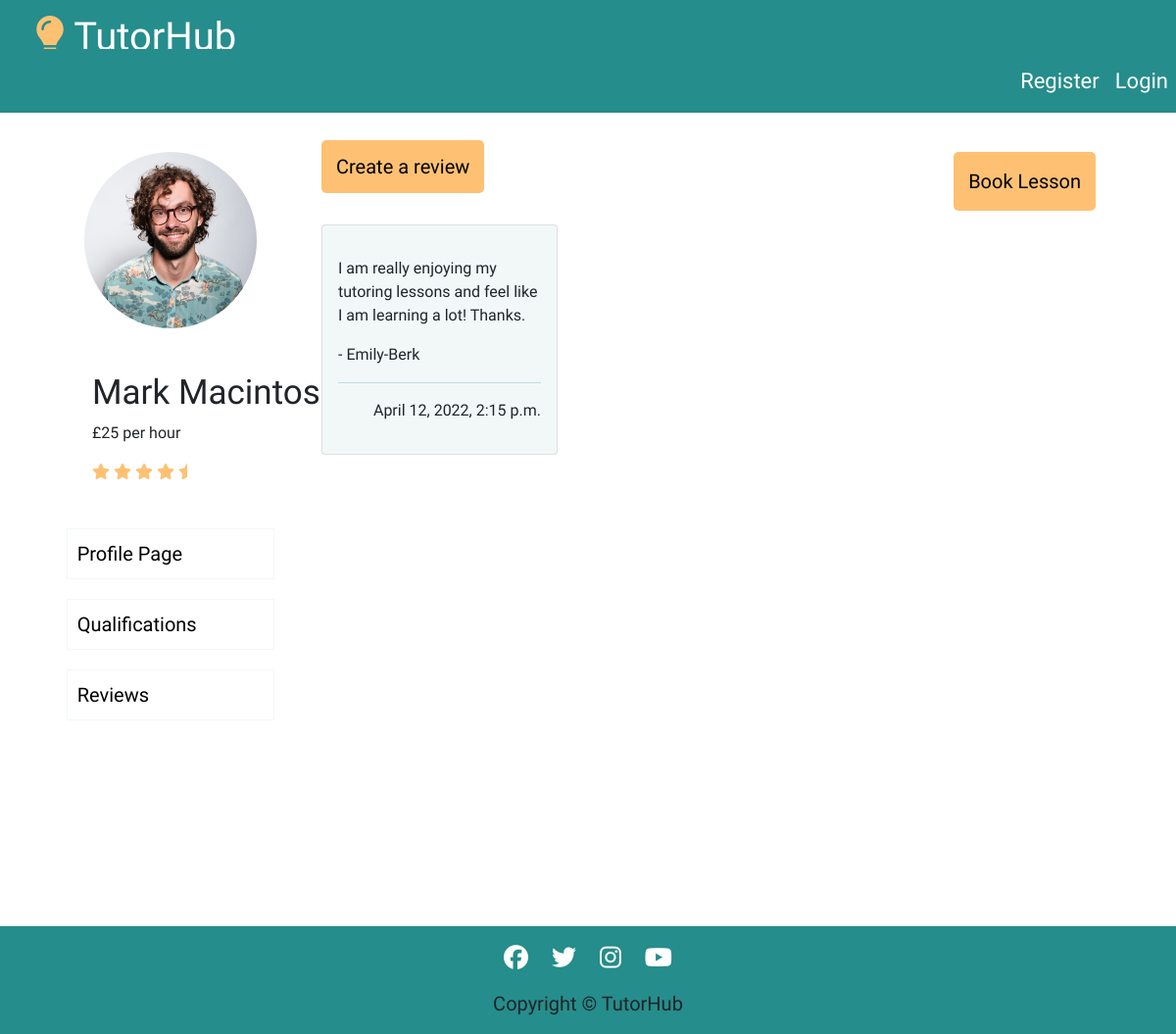
/tutors/tutor_three/reviews/, run on an earlier commit of the app's database.
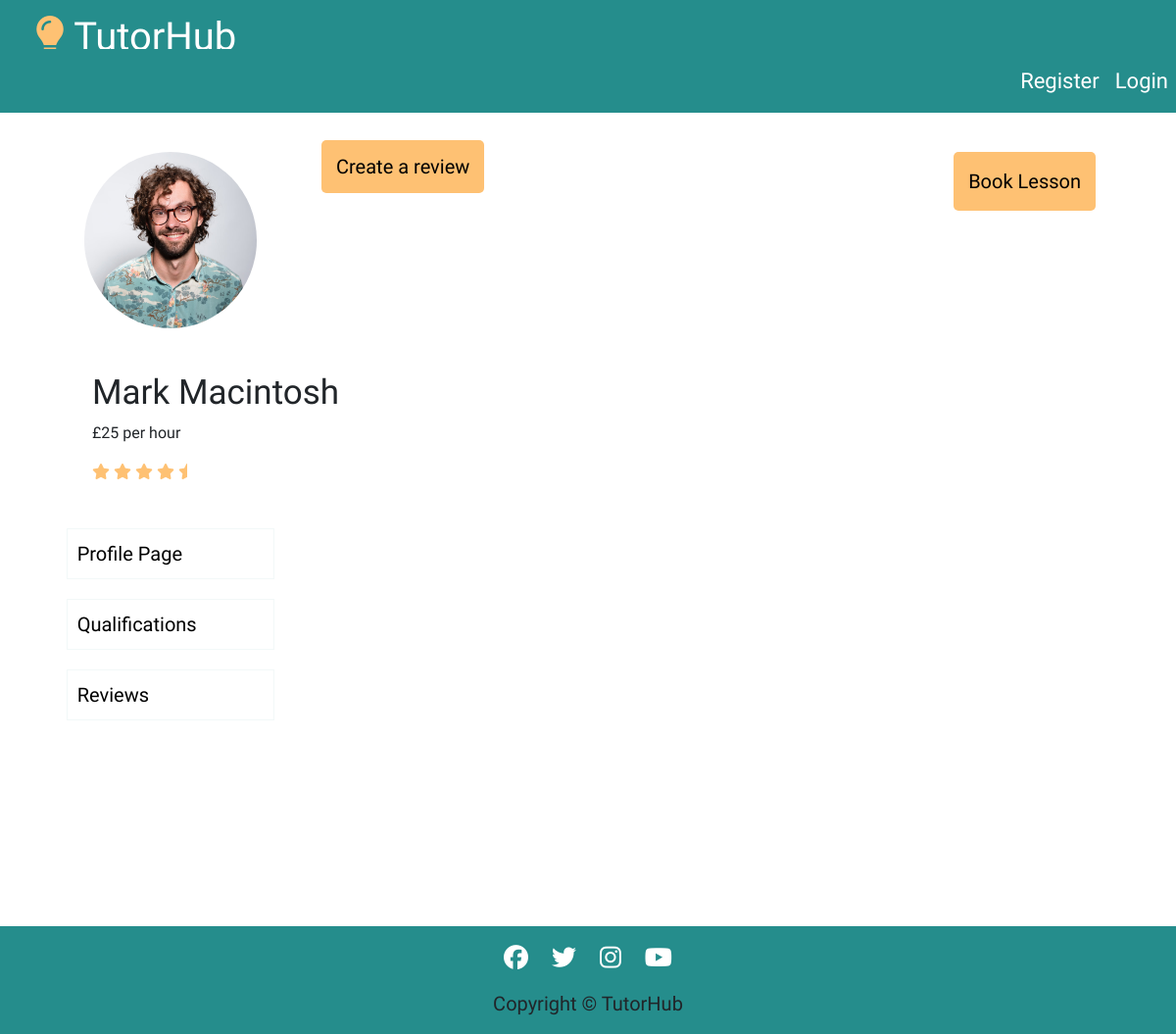
And on a later commit of the database.
### tutorprofile/models.py (models this page shows)
class Review(models.Model):
    tutor = models.CharField(max_length=50)
    student = models.ForeignKey(User, on_delete=models.CASCADE, related_name="review")
    review = models.CharField(max_length=150)
    created_on = models.DateTimeField(auto_now_add=True)
    class Meta:
        ordering = ['-created_on']

### tutorprofile/views.py (the view)
# urls.py: path('tutor_three/reviews/', views.ReviewListTutorThree.as_view(), name='tutor_three_reviews'),
class ReviewListTutorThree(generic.ListView):
    model = Review
    queryset = Review.objects.filter(Q(tutor='Mark Macintosh')).order_by('-created_on')
    template_name = 'tutorprofile/tutor_three_reviews.html'
    paginate_by = 6

### tutorprofile/templates/tutorprofile/tutor_three_reviews.html (shortened to what this page needs)
{% extends "base.html" %}
{% load static %}
{% block content %}
<div class="container-fluid center-block">
    <div class="row profile-page">
        <div class="col-md-12 col-lg-3">
            <div class="row">
                <div class="col-12 user-image">
                    <img src="../../../static/images/tutorthree.avif" alt="image of a tutor">
                </div>
            </div>
            <div class="row">
                <div class="col-12 user-info">
                    <h1>Mark Macintosh</h1>
                    <p>£25 per hour</p>
                    <i class="fa-solid fa-star"></i>
                    <i class="fa-solid fa-star"></i>
                    <i class="fa-solid fa-star"></i>
                    <i class="fa-solid fa-star"></i>
                    <i class="fa-solid fa-star-half"></i>
                </div>
            </div>
            <div class="row center-block">
                <div class="col-10 page-buttons-container" >
                    <a href="{% url 'tutor_three_profile' %}" class="page-buttons">Profile Page</a>
                    <a href="{% url 'tutor_three_qualifications' %}" class="page-buttons">Qualifications</a>
                    <a href="{% url 'tutor_three_reviews' %}" class="page-buttons">Reviews</a>
                </div>
            </div>
        </div>
        <div class="col-md-12 col-lg-6 booking-button" id="reviews-page">
            <a href="{% url 'tutor_three_create_review' %}">Create a review</a>
            <br />
            <br />
            <div class="row">
                {% for review in review_list %}
                    <div class="col-md-12 col-lg-6 card_space">
                        <div class="card">
                            <div class="card-body color-card">
                                <p class="review_comment">{{ review.review|safe }} - {{ review.student }} </p>
                                <hr />
                                <p class="right">{{ review.created_on}}</p>
                            </div>
                        </div>
                    </div>
                {% endfor %}
            </div>
        </div>
        <div class="col-md-12 col-lg-3" id="bookings-button">
            <div class="row booking-button">
                <a href="{% url 'tutor_three' %}" id="booking-btn">Book Lesson</a>
            </div>
        </div>
    </div>
</div>
{% endblock %}

What changed in the data, as far as the page shows it:
removed Review: review "I am really enjoying my tutoring lessons and feel like I am learning a lot! Thanks.", student "Emily-Berk", created_on "April 12, 2022, 2:15 p.m."
